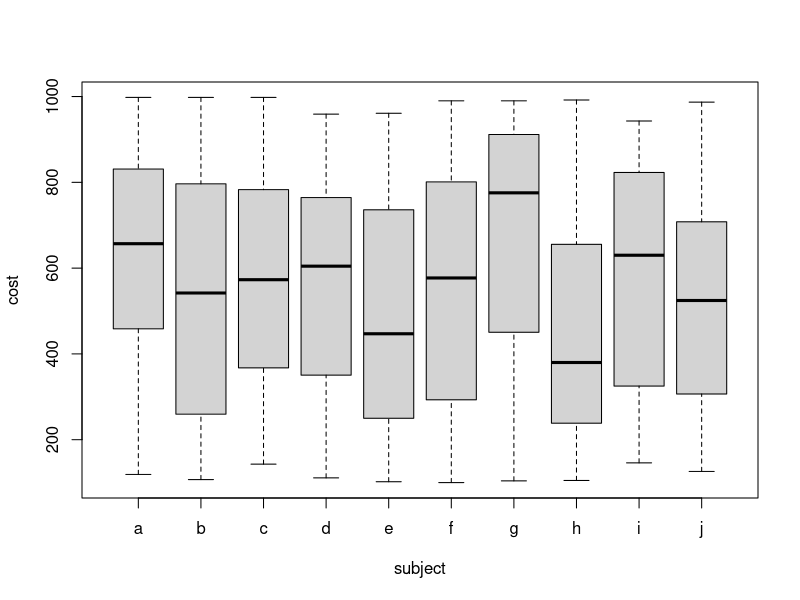
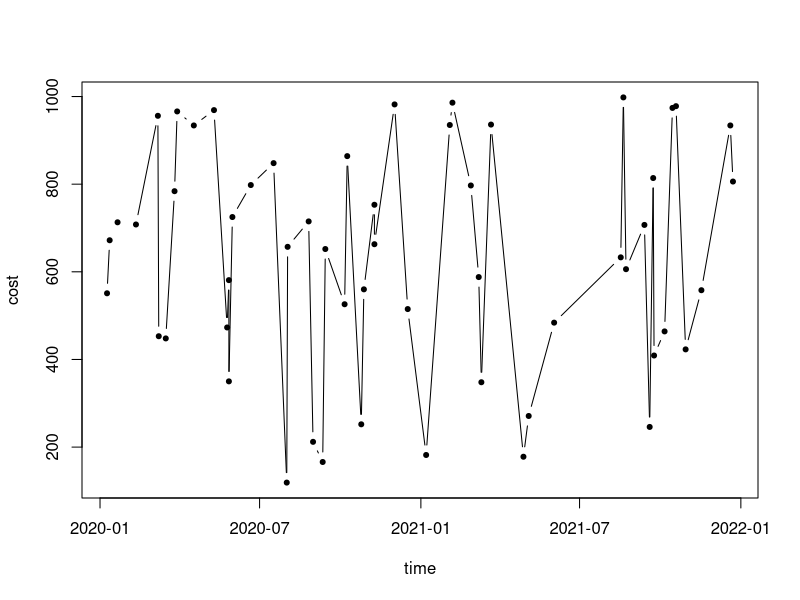

Source code (R) for these figures, in order:
# Question3 ####################################################################

set.seed(12345)
time <- strptime(c("01/01/2020", "12/31/2021"), "%m/%d/%Y")
shop.time <- sample(seq(from = time[1], to = time[2], by = "day"), 1000, replace = T)
price <- sample(100:1000, 1000, replace = T)
subject <- sample(letters[1:20], 1000, replace = T)
data <- data.frame(shop.time, subject, price)

#(a)
order.data <- data[order(data$subject), ]    #5pt

#(b)
j.last.index <- max(which(order.data$subject == "j"))
data.a.to.j <- order.data[1:j.last.index, ]    #5pt
boxplot(data.a.to.j$price ~ data.a.to.j$subject, xlab = "subject", ylab = "cost")    #5pt     

#(c)
shop.avg <- NULL
for (i in 1:20){
  per.sub.price <- order.data$price[order.data$subject == letters[i]]    #3pt
  mean.per.sub.price <- mean(per.sub.price)    #3pt
  names(mean.per.sub.price) = letters[i]
  shop.avg <- c(shop.avg, mean.per.sub.price)    #4pt
}
shop.avg

#(d)
a.last.index <- max(which(order.data$subject == "a"))
data.a <- order.data[1:a.last.index, ]    #3pt
order.data.a <- data.a[order(data.a$shop.time), ]    #3pt
plot(order.data.a$shop.time, order.data.a$price, type = "b", pch = 20, xlab = "time", ylab = "cost")    #4pt


